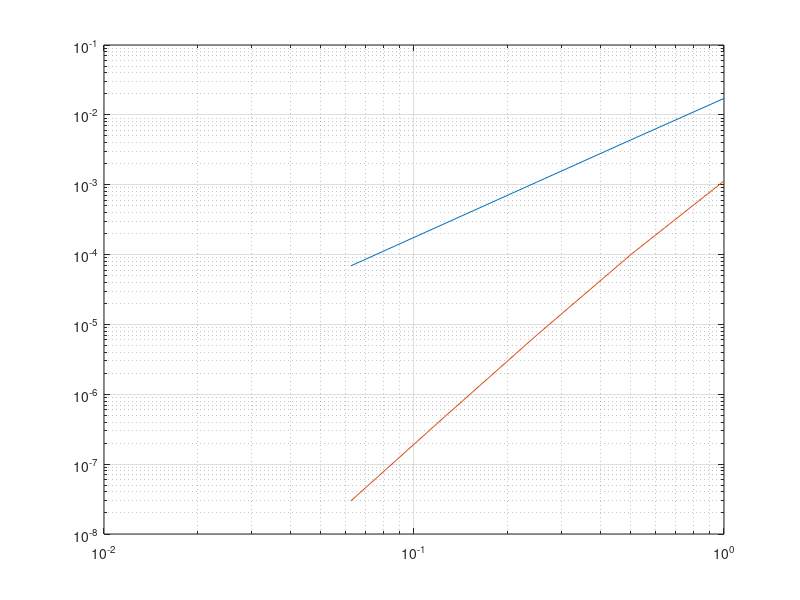

The MATLAB source for this figure:
clc
clear;
ekv = @(v) sqrt(v+2);

%a) Plot the integrand & calculate it algebraically
% EKV(v) = [(2/3)*(v+2)^(3/2)] => I = [EKV(1)- EKV(-1)] = 2*sqrt(3)-(2/3)
% ~= 2.797
x = [-1:0.001:1];
plot(x, ekv(x), 'r')
grid on;
hold on;

%b) Approximate I using the Trapezoidal rule for h = 1,
%0.5,0.25,0.125,0.0625
% yes the approximations seem to converge as h->0
hs = [1,0.5,0.25,0.125,0.0625]
T = @(h) h*(sum(ekv([-1:h:1]))-(ekv(-1)+ekv(1))/2);
results = zeros(size(hs));
for i= 1:size(hs,2)
    h = hs(i);
    fprintf('Trapezoid using h = %d \n', h);
    xs = [-1:h:1];
    ys = ekv(xs);
    results(i) = T(h);
    %check correctness of function
    if results(i) - trapz(ys) > 1e-14
       fprintf('Bad trapezoid rule implementation!');
    end
    plot(xs,ys, 'c --');
    pause
end
hold off;
%c) Calculate the error for each approximation. What does theory say?
%What's expected? Is that right?

%Theory tells us that the trapezoidal rule has a Order of accuracy of 2
%meaning the Error from using step-length h is O(h^2), this in turn means
%that we should expect the error quota difference after halving step length
%to be O(h^2)/O((h/2)^2) ~= 4. This is seen with some slight variation, so
%theory holds!

results 
change_err = zeros(size(hs));
errors = abs(results - (2*sqrt(3)-(2/3)))
for i = 2:size(errors,2)
    change_err(i) = errors(i-1)/errors(i);
end
change_err

%d) Now calculate I, using Simpsons method/ Richardson extrapolation, What
%about the errors there?

%Using richardson extrapolation theory tells us that the Order of Accuracy
%should increase by two p=2 -> p = 4. This would in turn mean that the
%error quota would be O(h^4)/O((h/2)^4) ~= 16. It seemingly takes a while
%before it reaches this zone of assymptotic convergence but it is close by
%the last two/three step-lengths

%Using Richardson extrapolation we calucalte for h = 1,
%0.5,0.25,0.125,0.0625, knowing the Order of accuracy is 2 => 
%cp = 1/2^p-1 = 1/3;
R = @(h) T(h)-(T(2*h)-T(h))/3;
r_results = zeros(size(hs));
for i = 1:size(hs,2)
    h = hs(i);
    r_results(i) = R(h);
end
r_results
r_change_err = zeros(size(r_results));
r_errors = abs(r_results - (2*sqrt(3)-(2/3)))
for i = 2:size(r_errors,2)
    r_change_err(i) = r_errors(i-1)/r_errors(i);
end
r_change_err

%e) Plot the errors of both mehods using loglog
% There too we see a slope of approximatly 2 for trapezoid & 4 for
% Richardsons extrapolated trapezoid (Simpsons) as according to theory

loglog(hs, errors);
hold on;
grid on;
loglog(hs, r_errors);
hold off;
